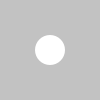
Frame 1 (no input)
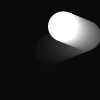
Frame 60 (the mouse pressed at the canvas centre just before this capture)
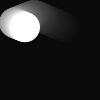
Frame 120 (the mouse held since frame 60 and released just before this capture)

The Processing sketch that drew these frames (run headless with seeded random() and noise(); from frame 60 on, the mouse is pressed at the canvas centre):

// Processing sketch: Ex_03
// ── Ex_03.pde
float x = 50.0;       // X-coordinate
float y = 50.0;       // Y-coordinate
float radius = 15.0;  // Radius of the circle
float speedX = 1.0;   // Speed of motion on the x-axis
float speedY = 0.4;   // Speed of motion on the y-axis
int directionX = 1;   // Direction of motion on the x-axis
int directionY = -1;  // Direction of motion on the y-axis

void setup() {
  size(100, 100);
  noStroke();
  ellipseMode(RADIUS);
}

void draw() {
  fill(0, 12);
  rect(0, 0, width, height);
  fill(255);
  ellipse(x, y, radius, radius);
  x += speedX * directionX;
  if ((x > width-radius) || (x < radius)) {
    directionX = -directionX;  // Change direction
  }
  y += speedY * directionY;
  if ((y > height-radius) || (y < radius)) {
    directionY = -directionY;  // Change direction
  }
}
